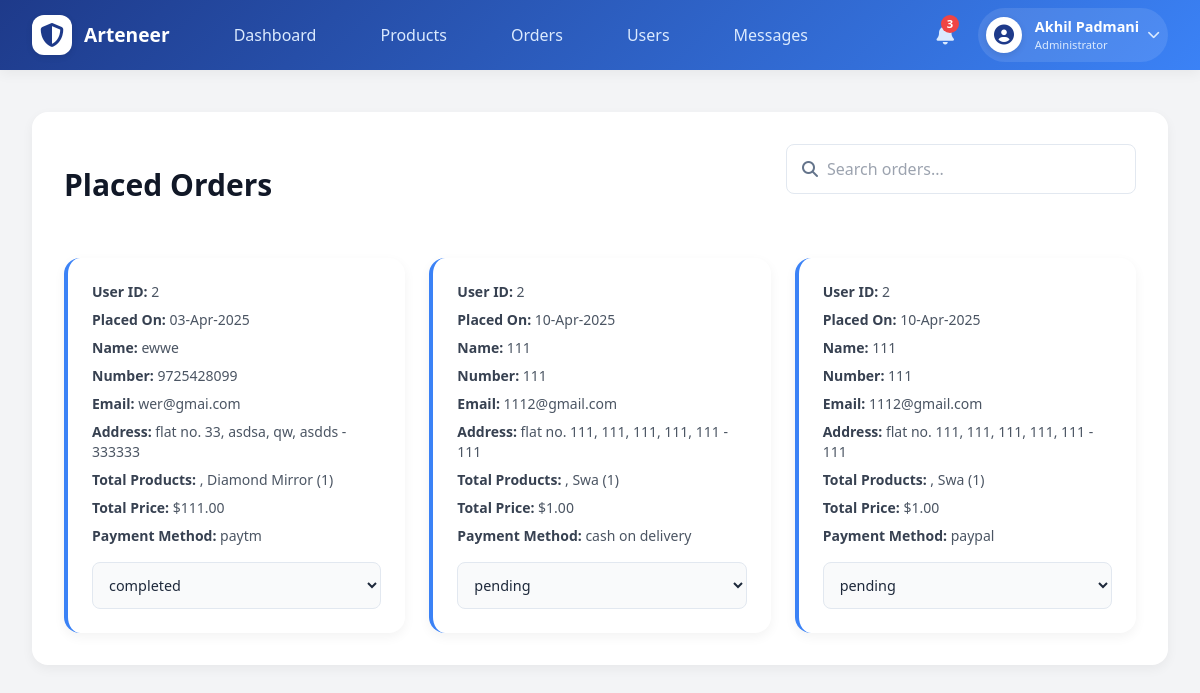
Page /admin_orders.php (signed in) on the committed database.
### tables this page shows
CREATE TABLE `orders` (
  `id` int(100) NOT NULL,
  `user_id` int(100) NOT NULL,
  `name` varchar(100) NOT NULL,
  `number` varchar(12) NOT NULL,
  `email` varchar(100) NOT NULL,
  `method` varchar(50) NOT NULL,
  `address` varchar(500) NOT NULL,
  `total_products` varchar(1000) NOT NULL,
  `total_price` int(100) NOT NULL,
  `delivery_partner_id` int(100) DEFAULT NULL,
  `status` varchar(50) NOT NULL DEFAULT 'Pending',
  `placed_on` varchar(50) NOT NULL,
  `payment_status` varchar(20) NOT NULL DEFAULT 'pending'
);

### admin_orders.php (the view, shortened to what this page needs)
<?php
include 'config.php';
?>
<!DOCTYPE html>
<html lang="en">
<head>
    <link href="https://cdn.jsdelivr.net/npm/tailwindcss@2.2.19/dist/tailwind.min.css" rel="stylesheet">
    <link rel="stylesheet" href="https://cdnjs.cloudflare.com/ajax/libs/font-awesome/6.5.1/css/all.min.css" />
    <link rel="stylesheet" href="https://cdnjs.cloudflare.com/ajax/libs/animate.css/4.1.1/animate.min.css" />
</head>
<body class="bg-gray-100 font-sans">
<?php include 'admin_header.php'; ?>
<div class="container mx-auto mt-16">
    <div class="card animate__animated animate__fadeIn">
        <div class="flex justify-between items-center mb-6">
            <h1 class="text-3xl font-bold text-gray-900">Placed Orders</h1>
            <div class="search-box">
                <input type="text" placeholder="Search orders..." id="order-search" class="w-full">
                <i class="fas fa-search"></i>
            </div>
        </div>
        <div class="order-grid">
            <?php
            $select_orders = mysqli_query($conn, "SELECT * FROM `orders`") or die('query failed');
            if (mysqli_num_rows($select_orders) > 0) {
                while ($fetch_orders = mysqli_fetch_assoc($select_orders)) {
            ?>
                    <div class="order-card" data-name="<?php echo strtolower($fetch_orders['name']); ?>">
                        <div class="space-y-2">
                            <p class="text-sm"><span class="font-semibold text-gray-700">User ID:</span> <span class="text-gray-600"><?php echo $fetch_orders['user_id']; ?></span></p>
                            <p class="text-sm"><span class="font-semibold text-gray-700">Placed On:</span> <span class="text-gray-600"><?php echo $fetch_orders['placed_on']; ?></span></p>
                            <p class="text-sm"><span class="font-semibold text-gray-700">Name:</span> <span class="text-gray-600"><?php echo $fetch_orders['name']; ?></span></p>
                            <p class="text-sm"><span class="font-semibold text-gray-700">Number:</span> <span class="text-gray-600"><?php echo $fetch_orders['number']; ?></span></p>
                            <p class="text-sm"><span class="font-semibold text-gray-700">Email:</span> <span class="text-gray-600"><?php echo $fetch_orders['email']; ?></span></p>
                            <p class="text-sm"><span class="font-semibold text-gray-700">Address:</span> <span class="text-gray-600"><?php echo $fetch_orders['address']; ?></span></p>
                            <p class="text-sm"><span class="font-semibold text-gray-700">Total Products:</span> <span class="text-gray-600"><?php echo $fetch_orders['total_products']; ?></span></p>
                            <p class="text-sm"><span class="font-semibold text-gray-700">Total Price:</span> <span class="text-gray-600">$<?php echo number_format($fetch_orders['total_price'], 2); ?></span></p>
                            <p class="text-sm"><span class="font-semibold text-gray-700">Payment Method:</span> <span class="text-gray-600"><?php echo $fetch_orders['method']; ?></span></p>
                        </div>
                        <form action="" method="post" id="update-form-<?php echo $fetch_orders['id']; ?>" class="mt-4">
                            <select name="update_payment" class="select-status">
                                <option value="" selected disabled><?php echo $fetch_orders['payment_status']; ?></option>
                            </select>
                        </form>
                    </div>
            <?php
                }
            } else {
                echo '<div class="empty"><i class="fas fa-box-open text-5xl text-gray-400 mb-4"></i><p class="text-gray-600 text-lg font-medium">No orders placed yet!</p></div>';
            }
            ?>
        </div>
    </div>
</div>
</body>
</html>

### admin_header.php (shortened to what this page needs)
<header class="admin-header">
   <div class="header-container">
      <a href="admin_page.php" class="logo">
         <div class="logo-icon">
            <i class="fas fa-shield-alt"></i>
         </div>
         <div class="logo-text">
            <span class="logo-main">Arteneer</span>
         </div>
      </a>
      <nav class="main-nav">
         <ul class="nav-list">
            <li class="nav-item">
               <a href="admin_page.php" class="nav-link">
                  <span>Dashboard</span>
               </a>
            </li>
            <li class="nav-item">
               <a href="admin_products.php" class="nav-link">
                  <span>Products</span>
               </a>
            </li>
            <li class="nav-item">
               <a href="admin_orders.php" class="nav-link">
                  <span>Orders</span>
               </a>
            </li>
            <li class="nav-item">
               <a href="admin_users.php" class="nav-link">
                  <span>Users</span>
               </a>
            </li>
            <li class="nav-item">
               <a href="admin_contacts.php" class="nav-link">
                  <span>Messages</span>
               </a>
            </li>
         </ul>
      </nav>
      <div class="user-controls">
         <div class="notification-bell">
            <i class="fas fa-bell"></i>
            <span class="notification-count">3</span>
         </div>
         <div class="user-profile" id="user-btn">
            <div class="avatar">
               <i class="fas fa-user-circle"></i>
            </div>
            <div class="user-info">
               <span class="user-name"><?php echo $_SESSION['admin_name']; ?></span>
               <span class="user-role">Administrator</span>
            </div>
            <i class="fas fa-chevron-down dropdown-arrow"></i>
         </div>
      </div>
   </div>
</header>

### admin_orders.php (style rules this page uses)
:root { --primary-color: #1e3a8a; --secondary-color: #3b82f6; --accent-color: #10b981; --danger-color: #ef4444; --background-color: #f1f5f9; --card-bg: #ffffff; --text-color: #1e293b; --shadow: 0 4px 12px rgba(0, 0, 0, 0.05); }
body { background-color: var(--background-color); font-family: 'Inter', sans-serif; margin-top: 80px; color: var(--text-color); }
.container { max-width: 1400px; margin: 0 auto; padding: 2rem; }
.card { background: var(--card-bg); border-radius: 1rem; box-shadow: var(--shadow); padding: 2rem; transition: transform 0.3s ease, box-shadow 0.3s ease; }
.order-grid { display: grid; grid-template-columns: repeat(auto-fill, minmax(320px, 1fr)); gap: 1.5rem; margin-top: 2rem; }
.order-card { background: var(--card-bg); border-radius: 1rem; box-shadow: var(--shadow); padding: 1.5rem; transition: transform 0.3s ease, box-shadow 0.3s ease; animation: slideIn 0.5s ease-out; position: relative; border-left: 4px solid var(--secondary-color); }
.select-status { width: 100%; padding: 0.75rem; border: 1px solid #e2e8f0; border-radius: 0.5rem; background: #f9fafb; transition: border-color 0.3s ease, box-shadow 0.3s ease; font-size: 0.9rem; }
.search-box { position: relative; width: 350px; margin-bottom: 2rem; }
.search-box input { width: 100%; padding: 0.75rem 1rem 0.75rem 2.5rem; border: 1px solid #e2e8f0; border-radius: 0.5rem; font-size: 1rem; transition: border-color 0.3s ease, box-shadow 0.3s ease; background: white; }
.search-box i { position: absolute; left: 1rem; top: 50%; transform: translateY(-50%); color: #64748b; }
.admin-header { position: fixed; top: 0; left: 0; width: 100%; background: linear-gradient(135deg, var(--primary-color), var(--secondary-color)); box-shadow: var(--shadow); z-index: 1000; padding: 0 2rem; transition: all 0.3s ease; }
.header-container { display: flex; align-items: center; justify-content: space-between; max-width: 1400px; margin: 0 auto; height: 70px; }
.logo { display: flex; align-items: center; text-decoration: none; transition: transform 0.3s ease; }
.logo-icon { width: 40px; height: 40px; background: white; border-radius: 0.75rem; display: flex; align-items: center; justify-content: center; margin-right: 12px; color: var(--primary-color); font-size: 1.5rem; box-shadow: 0 2px 6px rgba(0, 0, 0, 0.1); }
.logo-text { display: flex; flex-direction: column; }
.logo-main { font-size: 1.2rem; font-weight: 700; color: white; line-height: 1; }
.main-nav { flex: 1; margin: 0 2rem; }
.nav-list { display: flex; list-style: none; margin: 0; padding: 0; }
.nav-item { margin: 0 1rem; }
.nav-link { display: flex; align-items: center; padding: 0.5rem 1rem; text-decoration: none; color: #dbeafe; border-radius: 0.5rem; transition: all 0.3s ease; position: relative; }
.nav-link::before { content: ''; position: absolute; bottom: 0; left: 0; width: 0; height: 2px; background: white; transition: width 0.3s ease; }
.user-controls { display: flex; align-items: center; }
.notification-bell { position: relative; margin-right: 1.5rem; cursor: pointer; color: #dbeafe; transition: all 0.3s ease; font-size: 1.25rem; }
.notification-count { position: absolute; top: -5px; right: -5px; background: var(--danger-color); color: white; width: 18px; height: 18px; border-radius: 50%; display: flex; align-items: center; justify-content: center; font-size: 0.7rem; font-weight: bold; }
.user-profile { display: flex; align-items: center; cursor: pointer; padding: 0.5rem; border-radius: 2rem; transition: all 0.3s ease; background: rgba(255, 255, 255, 0.1); }
.avatar { width: 36px; height: 36px; background: white; border-radius: 50%; display: flex; align-items: center; justify-content: center; margin-right: 0.8rem; color: var(--primary-color); font-size: 1.25rem; box-shadow: 0 2px 6px rgba(0, 0, 0, 0.1); }
.user-info { display: flex; flex-direction: column; }
.user-name { font-weight: 600; font-size: 0.9rem; color: white; }
.user-role { font-size: 0.7rem; color: #dbeafe; }
.dropdown-arrow { margin-left: 0.5rem; font-size: 0.8rem; color: #dbeafe; transition: transform 0.3s ease; }

### rows in the picture
orders: user "2", placed_on "03-Apr-2025", name "ewwe", number "9725428099", email "wer@gmai.com", address "flat no. 33, asdsa, qw, asdds - 333333", total_products ", Diamond Mirror (1)", total_price "111.00", method "paytm", update_payment "completed"
orders: user "2", placed_on "10-Apr-2025", name "111", number "111", email "1112@gmail.com", address "flat no. 111, 111, 111, 111, 111 - 111", total_products ", Swa (1)", total_price "1.00", method "cash on delivery", update_payment "pending"
orders: user "2", placed_on "10-Apr-2025", name "111", number "111", email "1112@gmail.com", address "flat no. 111, 111, 111, 111, 111 - 111", total_products ", Swa (1)", total_price "1.00", method "paypal", update_payment "pending"

### other values in the picture
$_SESSION['admin_name'] "Akhil Padmani"
